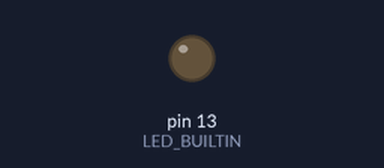
The sketch below on a simulated Arduino Uno, built with avr-gcc and run on an emulated ATmega328P. Shown: output pins drawn as LEDs (lit = HIGH). What the sketch prints to the serial monitor is not drawn.

Above: at 0.3 s.
At 4.05 s:
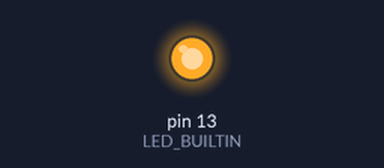
Timing chart, 0 to 4.6 s (numbered marks = the images above):
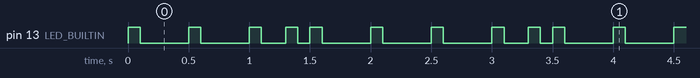

Measured:
- by itself, pin 13 (LED_BUILTIN): repeats every 2.0 s: 2 × (LOW 0.40 s, HIGH 0.10 s), LOW 0.20 s, HIGH 0.10 s, LOW 0.10 s, HIGH 0.10 s, LOW 0.40 s, HIGH 0.10 s
- by itself, everything shown: repeats every 2.0 s, in 10 steps

The sketch:

p02_LedBailarin.ino
```cpp
/* Este proyecto sera similar al anterior pero
ahora usaremos el led integrado a la placa y haremos
que repita un patron mientras que digite baila en |el
puerto serial
*/


void setup() {
  /*Configuramos el led de la placa como OUTPUT (salida)*/
  pinMode(LED_BUILTIN, OUTPUT);
  /*Configuramos puerto serial*/
  Serial.begin(9600);
}

void loop() {

 /*Empieza a BAILAR*/

 digitalWrite(LED_BUILTIN, HIGH); /*prendido*/
 delay(100); /*espera 100 ms*/
 digitalWrite(LED_BUILTIN,LOW); /*apagado*/
 delay(400);
 digitalWrite(LED_BUILTIN, HIGH);
 delay(100);
 digitalWrite(LED_BUILTIN,LOW);
 delay(400);
 digitalWrite(LED_BUILTIN, HIGH);
 delay(100);
 digitalWrite(LED_BUILTIN,LOW);
 delay(200);
 digitalWrite(LED_BUILTIN, HIGH);
 delay(100);
 digitalWrite(LED_BUILTIN,LOW);
 delay(100);
 digitalWrite(LED_BUILTIN, HIGH);
 delay(100);
 digitalWrite(LED_BUILTIN,LOW);
 delay(400);

 digitalWrite(LED_BUILTIN, HIGH);
 delay(100);
 digitalWrite(LED_BUILTIN,LOW);
 delay(400);
 digitalWrite(LED_BUILTIN, HIGH);
 delay(100);
 digitalWrite(LED_BUILTIN,LOW);
 delay(400);
 digitalWrite(LED_BUILTIN, HIGH);
 delay(100);
 digitalWrite(LED_BUILTIN,LOW);
 delay(200);
 digitalWrite(LED_BUILTIN, HIGH);
 delay(100);
 digitalWrite(LED_BUILTIN,LOW);
 delay(100);
 digitalWrite(LED_BUILTIN, HIGH);
 delay(100);
 digitalWrite(LED_BUILTIN,LOW);
 delay(400);

 digitalWrite(LED_BUILTIN, HIGH);
 delay(100);
 digitalWrite(LED_BUILTIN,LOW);
 delay(400);
 digitalWrite(LED_BUILTIN, HIGH);
 delay(100);
 digitalWrite(LED_BUILTIN,LOW);
 delay(400);
 digitalWrite(LED_BUILTIN, HIGH);
 delay(100);
 digitalWrite(LED_BUILTIN,LOW);
 delay(200);
 digitalWrite(LED_BUILTIN, HIGH);
 delay(100);
 digitalWrite(LED_BUILTIN,LOW);
 delay(100);
 digitalWrite(LED_BUILTIN, HIGH);
 delay(100);
 digitalWrite(LED_BUILTIN,LOW);
 delay(400);

 /*termina de BAILAR*/


 /*envia mensaje a serial*/
 Serial.print("baila");

}
```
